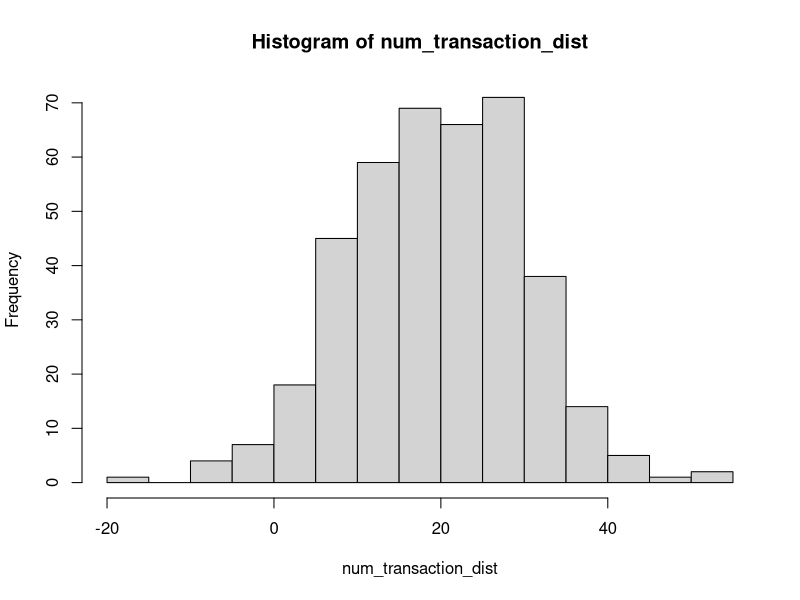
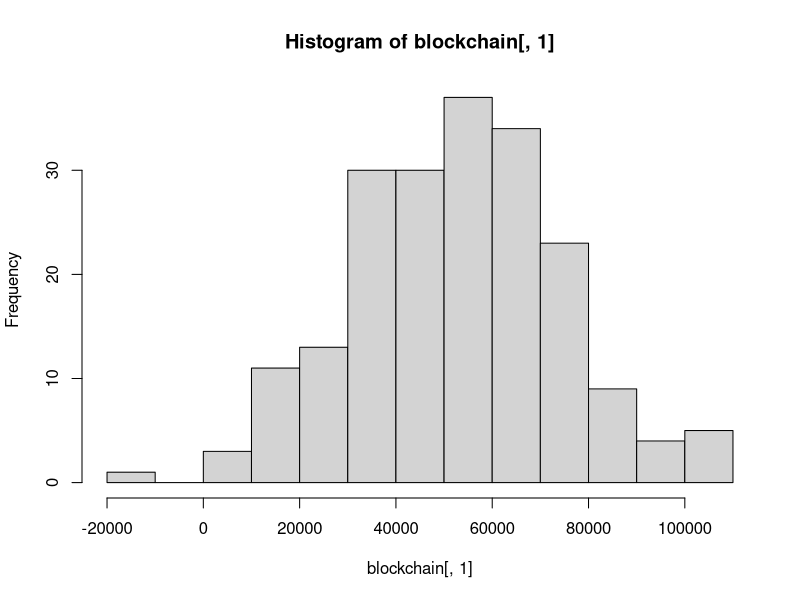

Generate these figures, in order, with R:
# Monero dynamic blocksize simulator script
# 2017 Gingeropolous

# install.packages("ggplot2")
# install.packages("reshape")

#Only this one is necessary. Tried the above to to try and get some graphs but lost patience. 
# install.packages("digest")

library(digest)
#library(adagio)
# require(ggplot2)
# require(reshape)

setwd("/home/user/Desktop/")
# sink('blocksim_output.txt')



# PARAMETERS TO MODIFY
tx_mean <- 20 # mean number of transactions to add to txpool during each block
tx_sd <- 10 # standard deviation for that 
# Our Transaction Number Distribution. Just run these lines to see the distribution
num_transaction_dist <- floor(rnorm(400, mean=tx_mean, sd=tx_sd))
hist(num_transaction_dist)

num_blocks <- 3000 # Number of blocks to run simulation. 2880 = 1 day
default_mult <- 4 # The default fee multiplier
spike_factor <- 3 # The multiplier of simulated transaction spikes that defy the normal distribution
wallet_auto_fee <- FALSE # When I figure out how to code the auto fee I'll play with it
gen_coins <- 14092278e12 # Total generated coins grabbed from moneroblocks.info circa 3/12/2017
plus_one <- FALSE # This triggers the experimental +1 policy

# Formulas and parameters that can be modified 

ref_base <- 10e12
CRYPTONOTE_BLOCK_GRANTED_FULL_REWARD_ZONE_V2 <- 300000 # new on is 300000, old one is 60000
fee_factor <- 0.004e12

# Write the new start of the blockchain text file
cat(c(date(),"New blockchain run","Number of blocks",num_blocks,"default multiplier",default_mult,"spike factor",spike_factor,"tx_mean",tx_mean,"tx_sd",tx_sd) , file = "live_blockchain.txt", sep = "\n", fill = FALSE, labels = NULL, append = FALSE)


#Formula sources

#From: https://en.wikipedia.org/wiki/Monero_(cryptocurrency)#Features
# max(0.6, floor((tot_coins − gen_coins)*2e−19)*10e−12)
# max(0.6, floor((M − A)×2−19)×10−12) XMR, with M = 264 − 1 and A = 1012 times the amount of XMR already emitted).


#From: http://monero.stackexchange.com/questions/2531/how-does-the-dynamic-fee-calculation-work
#fee = (R/R0) * (M0/M) * F0
#R: base reward
#R0: reference base reward (10 monero)
#M: block size limit
#M0: minimum block size limit (60000)
#F0: 0.002 monero

#From: https://github.com/monero-project/monero/pull/1276/files#diff-1279d7b0ddc432573cd2bd8c6e632c1fR2718
# uint64_t unscaled_fee_per_kb = (DYNAMIC_FEE_PER_KB_BASE_FEE * CRYPTONOTE_BLOCK_GRANTED_FULL_REWARD_ZONE_V2 / median_block_size);

# These shouldn't be modified
size_block_template <- 0 # Don't modify
tot_coins <- 0xffffffffffffffff # Grabbed from moneromooos thing. Hooray R can read this nonsense

# Create a tx_pool, where each transaction is merely identified by the fee multiplier associated with it
# Transactions will be added to the pool by appending to it, so the higher index of the transaction, the newer the transaction
# tx_pool <- c() # should declare empty? screw it, we're not concerned with memory performance
#I think this should be a matrix

tx_pool <- matrix(NA,ncol = 5)

# Col 1: block entered
# Col 2: fee
# Col 3: hash
# Col 4: tx_size, currently fixed, but will at some point be variable
# Col 5: fee multiplier

# Create a blockchain, and boostrap it with a median as pulled from the existing blockchain
blockchain <- matrix(NA,nrow=200, ncol = 10)
blockchain[,1] <- (rnorm(200, mean=51983.5, sd=20000))
hist(blockchain[,1])

# Col 1: block size
# Col 2: Number of transactions
# Col 3: unmodified base reward
# Col 4: Penalty
# Col 5: Total fees
# Col 6: Final block reward
# Col 7: Number of txs in txpool
# Col 8: Num transactions entered into txpool
# Col 9: Penalized Block Reward (number of generated coins)
# Col 10: Oldest age of transaction still in txpool

bcnames <- c("Block Size","Transactions in block","Base Reward","Block Penalty","Fees in Block","Total Block Reward with Fees","Number of txs in txpool","Num transactions entered into txpool","Final Base Reward","Oldest.tx")

tmpltnames <- c("Blocktime added to txpool","Fee","Hash","Size","Multiplier")


# This is the beginning of the simulated blockchain. It will run num_blocks many times.
for (i in 1:num_blocks) {
  print("Beginning of block loop")
  print(i)
  #Take care of base reward!
  base_reward <-( tot_coins - gen_coins ) * 2^-19 
  if (base_reward < 600000000000) { base_reward <- 600000000000 }
  
  # Lets generate some fake numbers!
  
  # Number of transactions being created by users and added to the txpool in this block
  num_tx <- rnorm(1, mean=tx_mean, sd=tx_sd) # Genernate the number of transactions that are getting into the mempool during this block
  if (num_tx < 0 ) {num_tx <- 0} # If the numberis below 0, then force to 0. Skews the distribution to 0,
  if (i ==1 ) {num_tx <- 10} # Prevents dimension problem if first transaction pool is 0
  
  # A random function to create large influxes of transactions that defy the normal distribution, spike
  
  spike <- runif(1) # Probability of pool dump randomizer, or just large transaction entrance
  if (spike > 0.95 ) {num_tx <- num_tx*spike_factor}
  
  num_tx=floor(num_tx*(1+sin(i/180)))
  
  #pprint("Number of transactions")
  #print(num_tx)
  
  # What is the current size of the transaction pool
  # fee_ordered_pool[complete.cases(fee_ordered_pool),]
  # tx_pool_num <- nrow(tx_pool[complete.cases(tx_pool),])
  tx_pool_num <- nrow(tx_pool)

  # What is the current median of the last 100 blocks
  size_of_blockchain <- nrow(blockchain)
  last_100 <- c(blockchain[(size_of_blockchain-99):size_of_blockchain],1)
  med_100 <- as.numeric(median(last_100))
  if (med_100 < CRYPTONOTE_BLOCK_GRANTED_FULL_REWARD_ZONE_V2) {med_100 <- CRYPTONOTE_BLOCK_GRANTED_FULL_REWARD_ZONE_V2}

  #Lets try the per kb fee
  #The one below, as documented on the SE and on bitcointalk, doesn't seem to actually be implemented in the code
  #fee <- (base_reward/ref_base)*(min_block/block_size_limit)*fee_factor  
  #This one seems to be implemented
  # unscaled_fee_per_kb = (DYNAMIC_FEE_PER_KB_BASE_FEE * CRYPTONOTE_BLOCK_GRANTED_FULL_REWARD_ZONE_V2 / median_block_size);
 
  # From jollymorts work: https://github.com/JollyMort/monero-research/blob/master/Monero%20Dynamic%20Block%20Size%20and%20Dynamic%20Minimum%20Fee/Monero%20Dynamic%20Block%20Size%20and%20Dynamic%20Minimum%20Fee%20-%20DRAFT.md
  
  # F_mc = (R / R_0) * (M_0 / M) * F_0
  #where R_0 = 10 monero is the reference base reward, and F_0 = 0.002 monero / kB.
  # where R is the base block reward, B the block size and M the median block size of the last 100 blocks. The penalty doesn't come in effect unless B > M_0, where M_0 = 60000 bytes is the minimum penalty-free block size. Maximum allowed block size is 2 * M, at which the full base block reward is witheld.
  R <- base_reward
  R_0 <- 10e12
  M <- CRYPTONOTE_BLOCK_GRANTED_FULL_REWARD_ZONE_V2
  M_0 <- med_100
  F_0 <- fee_factor
  
  perkb_fee = (R / R_0) * (M_0 / M) * F_0
  
  # perkb_fee <- fee_factor*CRYPTONOTE_BLOCK_GRANTED_FULL_REWARD_ZONE_V2/med_100
  mult <- default_mult
  # Lets try simulating transactions being created during this block    

    for (p in 1:num_tx) {  
    
    # These are some really quanticed transactions!
    tx_size_random <- runif(1) 
    if(tx_size_random <= 0.5) {tx_base <- 12.65}
    if (tx_size_random > 0.5 && tx_size_random <= 0.75) {tx_base <- 49.89}
    if (tx_size_random > 0.75 && tx_size_random <= 0.85) {tx_base <- 23.57}
    if (tx_size_random > 0.85 && tx_size_random <= 0.90) {tx_base <- 17.06}
    if (tx_size_random > 0.90 && tx_size_random <= 0.98) {tx_base <- 37.58}
    if (tx_size_random > 0.98 && tx_size_random <= 1.00) {tx_base <- 62.58}
    else {tx_base <- 12.66}
    
    tx_size <- rnorm(1, mean=(tx_base*1024), sd=1024) 
    #hist(rnorm(500, (tx_base*1024), sd=256))
    
    
    if (wallet_auto_fee == TRUE) {
      # skip for now. Need to add back in if tx_pool_size > med_100
    }
    else {
      transaction <- c(i,mult*perkb_fee*(tx_size/1024),digest(runif(1),algo="md5"),tx_size,mult) # Add the transaction to the mempool, 
      # Where the transaction is identified by the block # its added in, the fee multiplier, a random hash, and the transaction size
      tx_pool <- rbind(tx_pool,transaction) 
    }
  }
  
  
  # OK, lets try to make a block and add it to the chain and delete the transactions from the transaction pool
  # This is gonna be a bitch
  
  tx_pool_copy <- tx_pool # Lets not mess with the main transaction pool. This is useless. Dunno why I copied.
  block_template <- matrix(NA, ncol = 5)

  # This section was an attempt to get the result from a pure knapsack solution to the blocksize.
  # Realized it was a bitch and the R packages don't do what I want them to. They're all subset sum. Nothing optimizes to a condition.
  # / -------  
  #Pure Knapsack
  #knapsack(as.numeric(tx_pool_copy[,4]),as.numeric(tx_pool_copy[,2]),med_100)
  #tx_pool_names <- c("block.entered","fee","hash","tx_size","fee.mult","block.age")
  #poolnums <- seq(1,nrow(tx_pool_copy),1)
  #tx_pool_df <- cbind(tx_pool_copy,c(i-as.numeric(tx_pool_copy[,1])))
  #synth_blockchain <- cbind(synth_blockchain,nums)
  #colnames(tx_pool_df)<-tx_pool_names
  #txdf <- data.frame(tx_pool_df,row.names=poolnums)
  
  #max_age <- max(as.numeric(txdf$block.age)) - 1
  
  #mFLSSSpar(0, txdf, mTarget, mME, viaConjugate = F, maxCore = 7L,
  #          totalSolutionNeeded = 1L, tlimit = 60, singleTimeLimit = 10,
  #          randomizeTargetOrder=sample(1L:(len*(nrow(mV)-len)+1), len*(nrow(mV)-len)+1),
  #          LB = 1L:len, UB = (nrow(mV) - len + 1L):nrow(mV))
  
  # --------------- /
  
  # initiate the block template, creating a random hash, and the size comes from 0.0928*1024
  block_template[1,] <- c(0,0,digest(runif(1),algo="md5"),95.0272,0) 
  #print("Before blockfill loop")
  #print(block_template)
  
  countloop <- 0 # Was for debugging how many times the blockfill loop ran
  
  if (nrow(tx_pool_copy) == 0) {print("Tx pool empty")} # Empty transactions pools cause the sim to break
  else {
  
  # blockfill can be found here
  #  https://github.com/monero-project/monero/blob/c642d3224c65c993ded9423358c818b83b7d74b9/src/cryptonote_core/tx_pool.cpp#L609  
  # On review, that algo seems to prioritize by fee and then by age of transaction. 
    
  repeat { # This is the beginning of the block template loop
    countloop <- countloop + 1 # This was for debugging. Shows how many times it takes to fill a block
    
  # First, we'll see if there are any high fee transactions in the mempool
    
    if (nrow(tx_pool_copy) <= 1) { break } # Introduced because buggy if txpool gets emptied by blockfilling process
    else {
    
    # First, we order the pool by the fee multiplier
    mult_ordered_pool <- tx_pool_copy[sort.list(tx_pool_copy[,5],decreasing=TRUE),,drop=FALSE ] # Order the tx_pool by the highest total fee MULTIPLIER
    
    # Then we find the highest fee multiplier and subset the pool into a high multiplier pool
    highest_mult <- as.numeric(mult_ordered_pool[1,5]) # find the highest fee MULTIPLIER
    high_mult_index <- c(which(as.numeric(mult_ordered_pool[,5]) == highest_mult)) # Get row indexes of all the transactions with this multiplier
    high_mult_pool <- rbind(mult_ordered_pool[high_mult_index,]) # Create sub matrix of the high transactions
    
    # once we have the high multiplier pool, we sort that by the age of the transaction
    block_ordered_pool <- high_mult_pool[sort.list(high_mult_pool[,1]),,drop=FALSE] # Sort the high fee subset by when they were added to the tx pool
    
    # Now we get the size of the current block template
    size_block_template <- sum(as.numeric(block_template[,4]))
    
    #print("After loop")
    #print(block_template)
    #block_ordered_pool <- high_mult_pool[order(high_mult_pool[,1],decreasing=FALSE),] # Sort based on block added - older transactions will be added first
    #print ("Size of block template")
    #print (size_block_template)
    
    
    # So, theoretically, the fee per KB means that the size of the transaction will always be proportional to the fee
    # However, if a variable multiplier is used, this could be skewed
    # So we just sorted by the fee multiplier, which will lead to the most efficient blockfill for the miner
    # However, there are cases where a higher fee transaction might be worth less than a larger transaction with lower fee per kb
    # though a smaller block with higher overall fee / kb will propagate faster
    
    # num_tx_bopool <- nrow(block_ordered_pool)
    # med_100_ray <- rep(med_100,num_tx_bopool)
    # bt_ray <- rep(size_block_template,num_tx_bopool)
    # cand_ray <-as.numeric(block_ordered_pool[,4])
    # 
    # diff_ray <- med_100_ray - bt_ray + cand_ray
    
    new_cand_size <- size_block_template + as.numeric(block_ordered_pool[,4])
    too_big_index <- which(new_cand_size[] > (2*med_100))
    if (length(too_big_index) > 0 && length(too_big_index) < (nrow(block_ordered_pool)-1)) 
    {
      block_ordered_pool <- block_ordered_pool[-too_big_index,,drop = FALSE]
    }
    else if (length(too_big_index) == nrow(block_ordered_pool)) 
    {
      #print("All the txs are tooooo BIG!")
    } # Let the if/thens below take care of the break
    
    # Dunno if this is the right place for it.
    # This is the blockstuffer section. tries to squeeze in another transaction. 
    
    diff_ordered_pool <- cbind(block_ordered_pool,c(med_100-size_block_template+as.numeric(block_ordered_pool[,4])))
    diff_ordered_pool <- diff_ordered_pool[sort.list(diff_ordered_pool[,6]),,drop=FALSE] 
    
    
    # This cool thing isn't used yet, but could be used to modify the block stuffing of the final transaction
    tx_pool_comp <- cbind(diff_ordered_pool,c(as.numeric(diff_ordered_pool[,2])+(base_reward-((size_block_template + as.numeric(diff_ordered_pool[,4]) - med_100)/med_100)*base_reward)),base_reward)
    tx_pool_comp <- cbind(tx_pool_comp,c(as.numeric(tx_pool_comp[,7])-base_reward),size_block_template)
    tx_pool_comp <- tx_pool_comp[sort.list(as.numeric(tx_pool_comp[,9]),decreasing=TRUE),,drop=FALSE]                      
    
    # Col 1: block entered
    # Col 2: fee
    # Col 3: hash
    # Col 4: tx_size, currently fixed, but will at some point be variable
    # Col 5: fee multiplier# The first case now just uses the highest fee multiplier transaction of the lowest size
    # Col 6: size difference between the new candidate block with this transaction and the base block reward
    # Col 7: Final total reward for candidate block with this transaction
    # Col 8: Base reward for this block
    # Col 9: Difference between the candidate block total reward and the base reward (the penalty, or bonus, for creating the block with this transaction)
    
    
    
    
    
    # Need to create two seperate if trees. one for initial blockfill, and then one for the capping off. Older transactions get priority for initial blockfill. Topping off is when things change. 
    
    B <- size_block_template + as.numeric(block_ordered_pool[1,4])
    P_current = R * ((B / M) - 1) ^ 2
    
    temp_diff <- (size_block_template + as.numeric(block_ordered_pool[1,4])) - med_100  # This just grabs the difference between the median 100 and the potential new block with an additional transaction. 
    perc_penalty <- temp_diff / med_100
    # pnlz_block_reward <- base_reward - (base_reward * perc_penalty)
    
    pnlz_block_reward <- base_reward - P_current
    
    if (size_block_template + as.numeric(block_ordered_pool[1,4]) <= med_100){ # So this is the easiest. If the block is lower than the median, we just add most recent and highest fee (would be the most profitable)
      #print("First if")
      #print(countloop)
      #print(block_ordered_pool[1,]) # For logging
      block_template <- rbind(block_template,block_ordered_pool[1,1:5]) # Add a transaction to the block template
      tx_index <- which(tx_pool_copy[,3] == block_ordered_pool[1,3]) # Use the hash identifier to get index of transaction in original txpool
      
      tx_pool_copy <- tx_pool_copy[-tx_index,,drop = FALSE] # delete this transaction from the tx_pool_copy, drop=FALSe prevents the fucker from turning into a vector
      perc_penalty <- 0
      pnlz_block_reward <- base_reward
      
      newblocksize <- sum(as.numeric(block_template[,4]))
      newblocktx <- nrow(block_template)
      newblockbr <- base_reward
      newblockpnlt <- P_current
      newblockfees <- sum(as.numeric(block_template[,2]))
      newblockreward <-pnlz_block_reward + newblockfees
      newbasereward <- pnlz_block_reward
      
      #print("Size of candidate block less than median")
      #print("Block template")
      #print(block_template)
      #print("Size of block template + new transaction")
      #print(size_block_template+tx_size)
      #print ("New block reward")
      #print (newblockreward)
      
      }
    
    #if ((size_block_template + as.numeric(block_ordered_pool[1,4])) <= med_100)
    
    #else if ((size_block_template + as.numeric(block_ordered_pool[1,4]) > med_100 && size_block_template + as.numeric(block_ordered_pool[1,4]) <= (2*med_100))) { # This is the bitch case where we have to figure out if going over the median makes any sense
    else if (size_block_template + as.numeric(block_ordered_pool[1,4]) > med_100 ) { # We don't need the above because all transactions that would push the template above 2x median have been filtered out
      #print("Second if")
      #print(countloop)
      if (plus_one == FALSE && pnlz_block_reward + (sum(as.numeric(block_template[,2]))) + as.numeric(block_ordered_pool[1,2]) > base_reward) 
        { # In this block add, the standard fee prioritized and block order prioritized transaction gets added to the block template, if its economical
        #print("First sub-if")
        #print(countloop)
        block_template <- rbind(block_template,block_ordered_pool[1,1:5]) # Add a transaction to the block template
        
        tx_index <- which(tx_pool_copy[,3] == block_ordered_pool[1,3]) # Use the hash identifier to get index of transaction in original txpool
        tx_pool_copy <- tx_pool_copy[-tx_index,,drop = FALSE]
        
        #print("Size of candidate block GREATER than median")
        newblocksize <- sum(as.numeric(block_template[,4]))
        newblocktx <- nrow(block_template)
        newblockbr <- base_reward
        newblockpnlt <- P_current
        newblockfees <- sum(as.numeric(block_template[,2]))
        newblockreward <-pnlz_block_reward + newblockfees
        newbasereward <- pnlz_block_reward
        
        #print("Block template")
        #print(block_template)
        #print("Size of block template + new transaction")
        #print(size_block_template+tx_size)
        #print ("New block reward")
        #print (newblockreward)
        
      }
      else if (plus_one == TRUE) 
        { # Here, a transaction gets added even though its above the median, but only 1 gets added, and there's no penalty
        #print("plus one if")
        #print(countloop)
        block_template <- rbind(block_template,block_ordered_pool[1,1:5]) # Add a transaction to the block template
        
        tx_index <- which(tx_pool_copy[,3] == block_ordered_pool[1,3]) # Use the hash identifier to get index of transaction in original txpool
        tx_pool_copy <- tx_pool_copy[-tx_index,,drop = FALSE]
         
        #print("Size of candidate block GREATER than median")
        newblocksize <- sum(as.numeric(block_template[,4]))
        newblocktx <- nrow(block_template)
        newblockbr <- base_reward
        newblockpnlt <- 0 # no penalty for plus one
        newblockfees <- sum(as.numeric(block_template[,2]))
        newblockreward <-base_reward + newblockfees # no penalty 
        newbasereward <- base_reward
        
        #print("Block template")
        #print(block_template)
        #print("Size of block template + new transaction")
        #print(size_block_template+tx_size)
        #print ("New block reward")
        #print (newblockreward)
        
        break # This should break from the blockfill loop after the plus one scenario is encountered
      }
      
      else if (plus_one == FALSE && pnlz_block_reward + (sum(as.numeric(block_template[,2]))) + as.numeric(block_ordered_pool[1,2]) < base_reward)
      { # Here, we abandon the fee and block priorities, and attempt the stuff the block with the most profitable transaction
        print("Blockstuff if")
        print(countloop)
        if (as.numeric(tx_pool_comp[1,9]) >= 0) {
          block_template <- rbind(block_template,tx_pool_comp[1,1:5]) # Add a transaction to the block template
          
          tx_index <- which(tx_pool_copy[,3] == block_ordered_pool[1,3]) # Use the hash identifier to get index of transaction in original txpool
          tx_pool_copy <- tx_pool_copy[-tx_index,,drop = FALSE]
        }
        else 
        {
          print("Nothing else can fit in this block. It took this many loops:")
          print(countloop)
          print(i)
          break
        }
      }
      
      else { 
        print("Broke out of the blockfill loop without meeting any of the above median / economical conditions")
        break} # The placement of this break is presumably what caused the blockformation stuff to be borked if it was after the if-tree
    } # This is the end of the if tree for when the tx pool is over the median
    
    
    
    else {
      print("We broke out of the blockfill loop without meeting any of the fill criteria")
      print(i)
      #print(block_template)
      #print(block_ordered_pool)
      #newblocksize <- sum(as.numeric(block_template[,4]))
      #newblocktx <- nrow(block_template)
      #newblockbr <- base_reward
      #newblockpnlt <- base_reward - pnlz_block_reward
      #newblockfees <- sum(as.numeric(block_template[,2]))
      #newblockreward <-pnlz_block_reward + newblockfees
      #newbasereward <- pnlz_block_reward
      break
      } # Yeah, this should do it!
    #print("Start of blockfill loop stats:")
    #print(tx_pool_copy)
    #print(block_template)
    #print("End of stats")
    }
 } # This is the end of the Repeat Loop for creating a block template
} # end of the else for the tx_pool being non-empty
  
  #print("We made it out of the blockfill loop")
  # Col 1: block size
  # Col 2: Number of transactions
  # Col 3: unmodified base reward
  # Col 4: Penalty
  # Col 5: Total fees
  # Col 6: Final block reward
  
  # Lets add a new block to the chain !!!
  
  newblock <- c(newblocksize,newblocktx,newblockbr,newblockpnlt,newblockfees,newblockreward,(nrow(tx_pool_copy))-1,num_tx,newbasereward,i-max(as.numeric(block_template[,1])))
  #print(newblock)
  blockchain <- rbind (blockchain,newblock)
  
  colnames(block_template)<-tmpltnames
  
  tx_pool <- tx_pool_copy
  cat("New block being added" , file = "live_blockchain.txt", sep = "\n", fill = FALSE, labels = NULL, append = TRUE)
  cat(c(bcnames,"\n"), file = "live_blockchain.txt", sep = "\t", fill = FALSE, labels = NULL, append = TRUE)
  cat(c(newblock,"\n"), file = "live_blockchain.txt", sep = "\t", fill = FALSE, labels = NULL, append = TRUE)
  cat("Block Template" , file = "live_blockchain.txt", sep = "\n", fill = TRUE, labels = NULL, append = TRUE)
  cat(c(tmpltnames,"\n"), file = "live_blockchain.txt", sep = "\t", fill = TRUE, labels = NULL, append = TRUE)
  write.table(block_template, file="live_blockchain.txt", row.names=FALSE, col.names=FALSE, append = TRUE, quote=FALSE, sep = "\t")
  
  #print("Iteration")
  #print(i)
  #print("New Block Info")
  #print(newblock)
  
  gen_coins <- gen_coins + newbasereward 
  
  # Rest all these variables
  newblocksize <- 0
  newblocktx <- 0
  newblockbr <- 0
  newblockpnlt <- 0
  newblockfees <- 0
  newblockreward <-0
  newbasereward <- 0
} # End of primary for loop

synth_blockchain <- blockchain[complete.cases(blockchain),]


#matplot(synth_blockchain,type="l",)
#legend("bottom", inset=.05, legend=bcnames, pch=1, col=c(2,4), horiz=FALSE)

nums <- seq(1,nrow(synth_blockchain),1)
#synth_blockchain <- cbind(synth_blockchain,nums)
colnames(synth_blockchain)<-bcnames
bcdf <- data.frame(synth_blockchain,row.names=nums)
bcdf


#sink()


write.table(bcdf, file = "blockchain.txt", append = FALSE, quote = TRUE, sep = "\t",
            eol = "\n", na = "NA", dec = ".", row.names = FALSE,
            col.names = TRUE, qmethod = c("escape", "double"))

write.table(tx_pool, file = "finaltxpool.txt", append = FALSE, quote = TRUE, sep = "\t",
            eol = "\n", na = "NA", dec = ".", row.names = FALSE,
            col.names = TRUE, qmethod = c("escape", "double"))

#plot(synth_blockchain[,1], type="o", col="blue")



